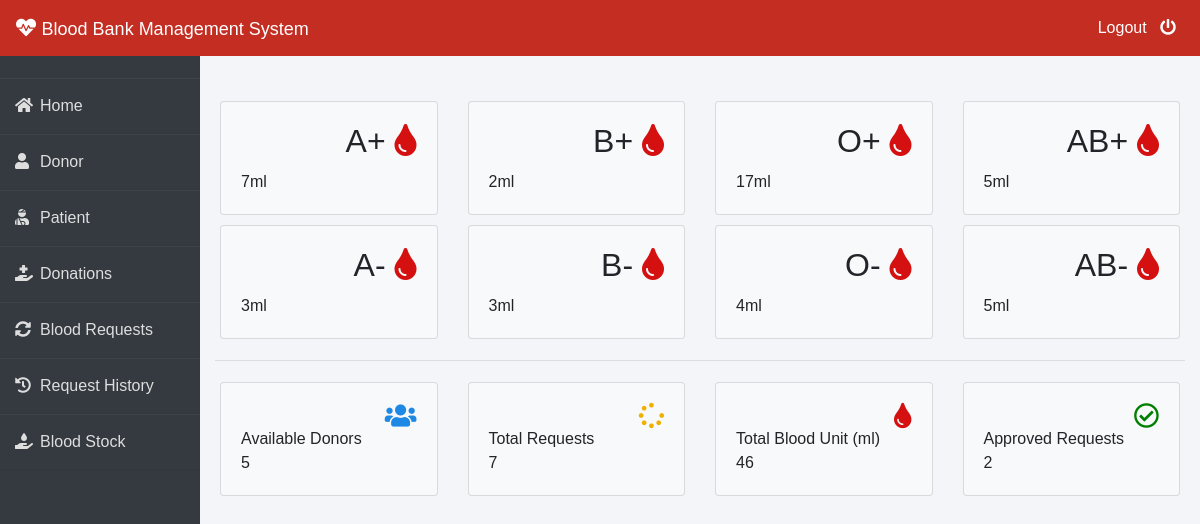
The app's page /admin-dashboard (signed in) with its own data.
### blood/models.py (models this page shows, shortened)
class Stored(models.Model):
    blood_type = models.CharField(max_length=50)
    unites_number = models.PositiveIntegerField(default=0)

### blood/views.py (the view)
# urls.py: path('admin-dashboard', views.admin_dashboard_view,name='admin-dashboard'),
@login_required(login_url='/adminlogin/')
def admin_dashboard_view(request):
    totalunit=models.Stored.objects.aggregate(Sum('unites_number')) # aggregate(),you can make sum,avg,min,max from queryset
    dict={
        'A1':models.Stored.objects.get(blood_type="A+"),
        'A2':models.Stored.objects.get(blood_type="A-"),
        'B1':models.Stored.objects.get(blood_type="B+"),
        'B2':models.Stored.objects.get(blood_type="B-"),
        'AB1':models.Stored.objects.get(blood_type="AB+"),
        'AB2':models.Stored.objects.get(blood_type="AB-"),
        'O1':models.Stored.objects.get(blood_type="O+"),
        'O2':models.Stored.objects.get(blood_type="O-"),
        'totaldonors':dmodels.Donor.objects.all().count(),
        'totalbloodunit':totalunit['unites_number__sum'], # Sum('unites_number') -> unites_number__sum
        'totalrequest':models.RequestBllod.objects.all().count(),
        'totalapprovedrequest':models.RequestBllod.objects.all().filter(status='Approved').count()
    }
    return render(request,'blood/admin_dashboard.html', context=dict)

### templates/blood/admin_dashboard.html
{% extends 'blood/adminbase.html' %}
{% block content %}
<br><br>
<div class="container">
    <div class="row">
        <div class="col-sm-3">
          <div class="card bg-light">
            <div class="card-body">
                <div class="blood">
                    <h2>A+ <i class="fas fa-tint" ></i></h2>
                </div><br><br>
                <div>
                    {{A1.unites_number}}ml
                </div>
            </div>
          </div>
        </div>
        <div class="col-sm-3">
            <div class="card bg-light">
                <div class="card-body">
                    <div class="blood">
                        <h2>B+ <i class="fas fa-tint"></i></h2>
                    </div><br><br>
                    <div>
                      {{B1.unites_number}}ml
                    </div>
                </div>
              </div>
        </div>
        <div class="col-sm-3">
            <div class="card bg-light">
                <div class="card-body">
                    <div class="blood">
                        <h2>O+ <i class="fas fa-tint"></i></h2>
                    </div><br><br>
                    <div>
                      {{O1.unites_number}}ml
                    </div>
                </div>
              </div>
          </div>
          <div class="col-sm-3">
            <div class="card bg-light">
                <div class="card-body">
                    <div class="blood">
                        <h2>AB+ <i class="fas fa-tint"></i></h2>
                    </div><br><br>
                    <div>
                      {{AB1.unites_number}}ml
                    </div>
                </div>
              </div>
          </div>
      </div>
      <div class="row">
        <div class="col-sm-3">
          <div class="card bg-light">
            <div class="card-body">
                <div class="blood">
                    <h2>A- <i class="fas fa-tint"></i></h2>
                </div><br><br>
                <div>
                  {{A2.unites_number}}ml
                </div>
            </div>
          </div>
        </div>
        <div class="col-sm-3">
            <div class="card bg-light">
                <div class="card-body">
                    <div class="blood">
                        <h2>B- <i class="fas fa-tint"></i></h2>
                    </div><br><br>
                    <div>
                      {{B2.unites_number}}ml
                    </div>
                </div>
              </div>
        </div>
        <div class="col-sm-3">
            <div class="card bg-light">
                <div class="card-body">
                    <div class="blood">
                        <h2>O- <i class="fas fa-tint"></i></h2>
                    </div><br><br>
                    <div>
                      {{O2.unites_number}}ml
                    </div>
                </div>
              </div>
          </div>
          <div class="col-sm-3">
            <div class="card bg-light">
                <div class="card-body">
                    <div class="blood">
                        <h2>AB- <i class="fas fa-tint"></i></h2>
                    </div><br><br>
                    <div>
                      {{AB2.unites_number}}ml
                    </div>
                </div>
              </div>
          </div>
      </div>
<hr>
    <div class="row">
      <div class="col-sm-3">
        <div class="card bg-light">
          <div class="card-body">
              <div class="blood">
                  <i class="fas fa-users" style="color: #1e88e5;"></i>
              </div><br>
              <div>
                  Available Donors <br>
                  {{totaldonors}}
              </div>
          </div>
        </div>
      </div>
      <div class="col-sm-3">
          <div class="card bg-light">
              <div class="card-body">
                  <div class="blood">
                      <i class="fas fa-spinner" style="color:#efb000;"></i>
                  </div><br>
                  <div>
                      Total Requests <br>
                     {{totalrequest}}
                  </div>
              </div>
            </div>
      </div>
        <div class="col-sm-3">
          <div class="card bg-light">
              <div class="card-body">
                  <div class="blood">
                      <i class="fas fa-tint xyz" style="color:#d41010;"></i>
                  </div><br>
                  <div>
                      Total Blood Unit (ml) <br>
                      {{totalbloodunit}}
                  </div>
              </div>
            </div>
        </div>
        <div class="col-sm-3">
            <div class="card bg-light">
                <div class="card-body">
                    <div class="blood">
                        <i class="far fa-check-circle" style="color:green;"></i>
                    </div><br>
                    <div>
                        Approved Requests <br>
                        {{totalapprovedrequest}}
                    </div>
                </div>
              </div>
          </div>
    </div>
</div>
{% endblock content %}

### templates/blood/adminbase.html (style rules this page uses)
.row { padding: 5px; }
.fa-tint { color: #d41010 }
.blood { float: right; }
.fa-users { color: blue; font-size: 3ex; }
.fa-spinner { color: blue; font-size: 3ex; }
.fa-check-circle { color: blue; font-size: 3ex; }
.xyz { color: blue; font-size: 3ex; }
* { margin: 0; padding: 0; box-sizing: border-box; list-style: none; text-decoration: none; font-family: 'Josefin Sans', sans-serif; }
body { background-color: #f3f5f9; }

### records on screen
Stored: unites_number "7"
Stored: unites_number "2"
Stored: unites_number "17"
Stored: unites_number "5"
Stored: unites_number "3"
Stored: unites_number "3"
Stored: unites_number "4"
Stored: unites_number "5"

### other values on screen
{{ totaldonors }} "5"
{{ totalrequest }} "7"
{{ totalbloodunit }} "46"
{{ totalapprovedrequest }} "2"
